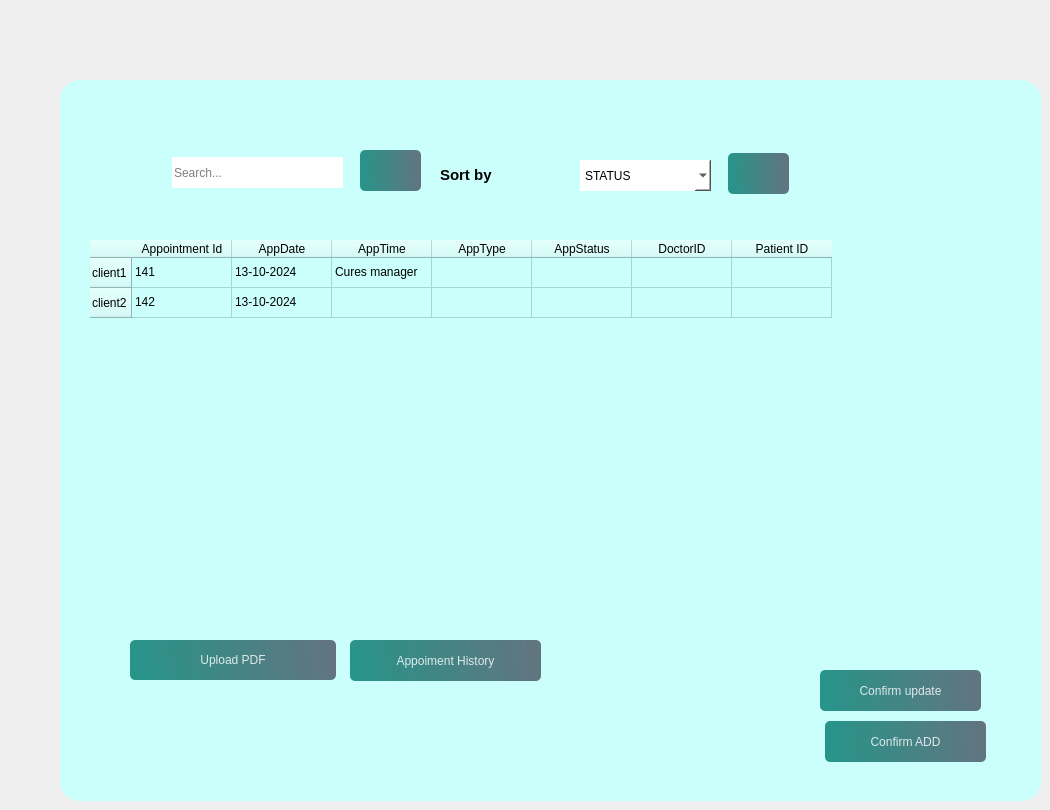
            <widget class="QWidget" name="a3_1">
             <widget class="QFrame" name="frame_10">
              <property name="geometry">
               <rect>
                <x>60</x>
                <y>80</y>
                <width>981</width>
                <height>721</height>
               </rect>
              </property>
              <property name="styleSheet">
               <string notr="true">

background-color: rgb(202, 255, 251);
border-radius:20px;</string>
              </property>
              <property name="frameShape">
               <enum>QFrame::StyledPanel</enum>
              </property>
              <property name="frameShadow">
               <enum>QFrame::Raised</enum>
              </property>
              <widget class="QPushButton" name="aa_2">
               <property name="geometry">
                <rect>
                 <x>70</x>
                 <y>560</y>
                 <width>206</width>
                 <height>40</height>
                </rect>
               </property>
               <property name="maximumSize">
                <size>
                 <width>16777215</width>
                 <height>16777213</height>
                </size>
               </property>
               <property name="styleSheet">
                <string notr="true">
#pushButton_aa{
color: rgb(0, 0, 0);
}
QPushButton, #pushButton_aa{
	background-color: qlineargradient(spread:pad, x1:0, y1:0.505682, x2:1, y2:0.477, stop:0 rgba(11, 131, 120, 219), stop:1 rgba(85, 98, 112, 226));
	color:rgba(255, 255, 255, 210);
	border-radius:5px;
}

QPushButton#pushButton_aa:hover{
	background-color: qlineargradient(spread:pad, x1:0, y1:0.505682, x2:1, y2:0.477, stop:0 rgba(150, 123, 111, 219), stop:1 rgba(85, 81, 84, 226));
}

QPushButton#pushButton_aa:pressed{
	padding-left:5px;
	padding-top:5px;
	background-color:rgba(150, 123, 111, 255);
}
</string>
               </property>
               <property name="text">
                <string>Upload PDF</string>
               </property>
               <property name="icon">
                <iconset resource="resource.qrc">
                 <normaloff>:/img/img/check-circle.svg</normaloff>:/img/img/check-circle.svg</iconset>
               </property>
              </widget>
              <widget class="QPushButton" name="p9_4">
               <property name="geometry">
                <rect>
                 <x>290</x>
                 <y>560</y>
                 <width>191</width>
                 <height>41</height>
                </rect>
               </property>
               <property name="maximumSize">
                <size>
                 <width>16777215</width>
                 <height>16777213</height>
                </size>
               </property>
               <property name="styleSheet">
                <string notr="true">
#pushButton_bb{
color: rgb(0, 0, 0);
}
QPushButton, #pushButton_bb{
	background-color: qlineargradient(spread:pad, x1:0, y1:0.505682, x2:1, y2:0.477, stop:0 rgba(11, 131, 120, 219), stop:1 rgba(85, 98, 112, 226));
	color:rgba(255, 255, 255, 210);
	border-radius:5px;
}

QPushButton#pushButton_bb:hover{
	background-color: qlineargradient(spread:pad, x1:0, y1:0.505682, x2:1, y2:0.477, stop:0 rgba(150, 123, 111, 219), stop:1 rgba(85, 81, 84, 226));
}

QPushButton#pushButton_bb:pressed{
	padding-left:5px;
	padding-top:5px;
	background-color:rgba(150, 123, 111, 255);
}
</string>
               </property>
               <property name="text">
                <string>Appoiment History</string>
               </property>
               <property name="icon">
                <iconset resource="resource.qrc">
                 <normaloff>:/img/img/save.svg</normaloff>:/img/img/save.svg</iconset>
               </property>
              </widget>
              <widget class="QLineEdit" name="lineEdit">
               <property name="geometry">
                <rect>
                 <x>112</x>
                 <y>77</y>
                 <width>171</width>
                 <height>31</height>
                </rect>
               </property>
               <property name="styleSheet">
                <string notr="true">background-color: rgb(255, 255, 255);
color: rgb(0, 0, 0);
</string>
               </property>
               <property name="placeholderText">
                <string>Search...</string>
               </property>
              </widget>
              <widget class="QPushButton" name="aa_3">
               <property name="geometry">
                <rect>
                 <x>300</x>
                 <y>70</y>
                 <width>61</width>
                 <height>41</height>
                </rect>
               </property>
               <property name="maximumSize">
                <size>
                 <width>16777215</width>
                 <height>16777213</height>
                </size>
               </property>
               <property name="styleSheet">
                <string notr="true">
#pushButton_aa{
color: rgb(0, 0, 0);
}
QPushButton, #pushButton_aa{
	background-color: qlineargradient(spread:pad, x1:0, y1:0.505682, x2:1, y2:0.477, stop:0 rgba(11, 131, 120, 219), stop:1 rgba(85, 98, 112, 226));
	color:rgba(255, 255, 255, 210);
	border-radius:5px;
}

QPushButton#pushButton_aa:hover{
	background-color: qlineargradient(spread:pad, x1:0, y1:0.505682, x2:1, y2:0.477, stop:0 rgba(150, 123, 111, 219), stop:1 rgba(85, 81, 84, 226));
}

QPushButton#pushButton_aa:pressed{
	padding-left:5px;
	padding-top:5px;
	background-color:rgba(150, 123, 111, 255);
}
</string>
               </property>
               <property name="text">
                <string/>
               </property>
               <property name="icon">
                <iconset resource="resource.qrc">
                 <normaloff>:/img/img/check-circle.svg</normaloff>:/img/img/check-circle.svg</iconset>
               </property>
              </widget>
              <widget class="QPushButton" name="aa_4">
               <property name="geometry">
                <rect>
                 <x>668</x>
                 <y>73</y>
                 <width>61</width>
                 <height>41</height>
                </rect>
               </property>
               <property name="maximumSize">
                <size>
                 <width>16777215</width>
                 <height>16777213</height>
                </size>
               </property>
               <property name="styleSheet">
                <string notr="true">
#pushButton_aa{
color: rgb(0, 0, 0);
}
QPushButton, #pushButton_aa{
	background-color: qlineargradient(spread:pad, x1:0, y1:0.505682, x2:1, y2:0.477, stop:0 rgba(11, 131, 120, 219), stop:1 rgba(85, 98, 112, 226));
	color:rgba(255, 255, 255, 210);
	border-radius:5px;
}

QPushButton#pushButton_aa:hover{
	background-color: qlineargradient(spread:pad, x1:0, y1:0.505682, x2:1, y2:0.477, stop:0 rgba(150, 123, 111, 219), stop:1 rgba(85, 81, 84, 226));
}

QPushButton#pushButton_aa:pressed{
	padding-left:5px;
	padding-top:5px;
	background-color:rgba(150, 123, 111, 255);
}
</string>
               </property>
               <property name="text">
                <string/>
               </property>
               <property name="icon">
                <iconset resource="resource.qrc">
                 <normaloff>:/img/img/filter.svg</normaloff>:/img/img/filter.svg</iconset>
               </property>
              </widget>
              <widget class="QLabel" name="label_27">
               <property name="geometry">
                <rect>
                 <x>380</x>
                 <y>79</y>
                 <width>81</width>
                 <height>31</height>
                </rect>
               </property>
               <property name="font">
                <font>
                 <pointsize>11</pointsize>
                 <bold>true</bold>
                </font>
               </property>
               <property name="styleSheet">
                <string notr="true">color: rgb(0, 0, 0);</string>
               </property>
               <property name="text">
                <string>Sort by</string>
               </property>
              </widget>
              <widget class="QComboBox" name="comboBox_4">
               <property name="geometry">
                <rect>
                 <x>520</x>
                 <y>80</y>
                 <width>131</width>
                 <height>31</height>
                </rect>
               </property>
               <property name="styleSheet">
                <string notr="true">background-color: rgb(255, 255, 255);
color: rgb(0, 0, 0);</string>
               </property>
               <item>
                <property name="text">
                 <string>STATUS</string>
                </property>
               </item>
               <item>
                <property name="text">
                 <string>Medecine</string>
                </property>
               </item>
               <item>
                <property name="text">
                 <string>Prescripton date</string>
                </property>
               </item>
              </widget>
              <widget class="QTableWidget" name="tableWidget_2">
               <property name="geometry">
                <rect>
                 <x>30</x>
                 <y>160</y>
                 <width>941</width>
                 <height>371</height>
                </rect>
               </property>
               <property name="styleSheet">
                <string notr="true">color: rgb(0, 0, 0);</string>
               </property>
               <row>
                <property name="text">
                 <string>client1</string>
                </property>
                <property name="icon">
                 <iconset resource="resource.qrc">
                  <normaloff>:/img/img/user.svg</normaloff>:/img/img/user.svg</iconset>
                </property>
               </row>
               <row>
                <property name="text">
                 <string>client2</string>
                </property>
                <property name="icon">
                 <iconset resource="resource.qrc">
                  <normaloff>:/img/img/user.svg</normaloff>:/img/img/user.svg</iconset>
                </property>
               </row>
               <column>
                <property name="text">
                 <string>Appointment Id</string>
                </property>
               </column>
               <column>
                <property name="text">
                 <string>AppDate</string>
                </property>
               </column>
               <column>
                <property name="text">
                 <string>AppTime</string>
                </property>
               </column>
               <column>
                <property name="text">
                 <string>AppType</string>
                </property>
               </column>
               <column>
                <property name="text">
                 <string>AppStatus</string>
                </property>
               </column>
               <column>
                <property name="text">
                 <string>DoctorID</string>
                </property>
               </column>
               <column>
                <property name="text">
                 <string>Patient ID</string>
                </property>
               </column>
               <item row="0" column="0">
                <property name="text">
                 <string>141</string>
                </property>
               </item>
               <item row="0" column="1">
                <property name="text">
                 <string>13-10-2024</string>
                </property>
               </item>
               <item row="0" column="2">
                <property name="text">
                 <string>Cures manager</string>
                </property>
               </item>
               <item row="0" column="4">
                <property name="text">
                 <string/>
                </property>
               </item>
               <item row="1" column="0">
                <property name="text">
                 <string>142</string>
                </property>
               </item>
               <item row="1" column="1">
                <property name="text">
                 <string>13-10-2024</string>
                </property>
               </item>
               <item row="1" column="2">
                <property name="text">
                 <string/>
                </property>
               </item>
              </widget>
              <widget class="QPushButton" name="aa_5">
               <property name="geometry">
                <rect>
                 <x>760</x>
                 <y>590</y>
                 <width>161</width>
                 <height>41</height>
                </rect>
               </property>
               <property name="maximumSize">
                <size>
                 <width>16777215</width>
                 <height>16777213</height>
                </size>
               </property>
               <property name="styleSheet">
                <string notr="true">
#pushButton_aa{
color: rgb(0, 0, 0);
}
QPushButton, #pushButton_aa{
	background-color: qlineargradient(spread:pad, x1:0, y1:0.505682, x2:1, y2:0.477, stop:0 rgba(11, 131, 120, 219), stop:1 rgba(85, 98, 112, 226));
	color:rgba(255, 255, 255, 210);
	border-radius:5px;
}

QPushButton#pushButton_aa:hover{
	background-color: qlineargradient(spread:pad, x1:0, y1:0.505682, x2:1, y2:0.477, stop:0 rgba(150, 123, 111, 219), stop:1 rgba(85, 81, 84, 226));
}

QPushButton#pushButton_aa:pressed{
	padding-left:5px;
	padding-top:5px;
	background-color:rgba(150, 123, 111, 255);
}
</string>
               </property>
               <property name="text">
                <string>Confirm update</string>
               </property>
               <property name="icon">
                <iconset resource="resource.qrc">
                 <normaloff>:/img/img/check-circle.svg</normaloff>:/img/img/check-circle.svg</iconset>
               </property>
              </widget>
              <widget class="QPushButton" name="p9_5">
               <property name="geometry">
                <rect>
                 <x>765</x>
                 <y>641</y>
                 <width>161</width>
                 <height>41</height>
                </rect>
               </property>
               <property name="maximumSize">
                <size>
                 <width>16777215</width>
                 <height>16777213</height>
                </size>
               </property>
               <property name="styleSheet">
                <string notr="true">
#pushButton_bb{
color: rgb(0, 0, 0);
}
QPushButton, #pushButton_bb{
	background-color: qlineargradient(spread:pad, x1:0, y1:0.505682, x2:1, y2:0.477, stop:0 rgba(11, 131, 120, 219), stop:1 rgba(85, 98, 112, 226));
	color:rgba(255, 255, 255, 210);
	border-radius:5px;
}

QPushButton#pushButton_bb:hover{
	background-color: qlineargradient(spread:pad, x1:0, y1:0.505682, x2:1, y2:0.477, stop:0 rgba(150, 123, 111, 219), stop:1 rgba(85, 81, 84, 226));
}

QPushButton#pushButton_bb:pressed{
	padding-left:5px;
	padding-top:5px;
	background-color:rgba(150, 123, 111, 255);
}
</string>
               </property>
               <property name="text">
                <string>Confirm ADD</string>
               </property>
               <property name="icon">
                <iconset resource="resource.qrc">
                 <normaloff>:/img/img/plus-circle.svg</normaloff>:/img/img/plus-circle.svg</iconset>
               </property>
              </widget>
             </widget>
            </widget>
